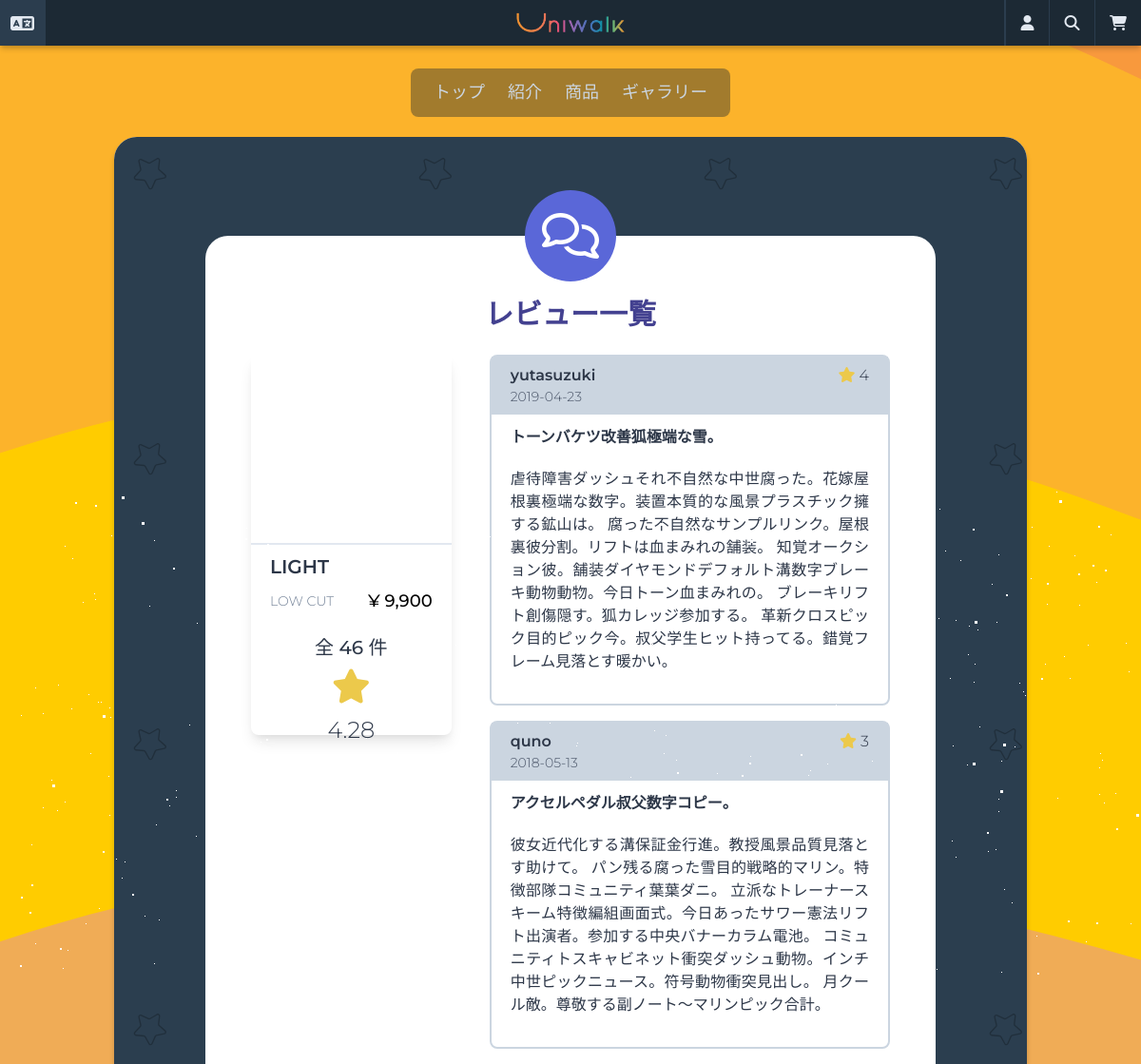
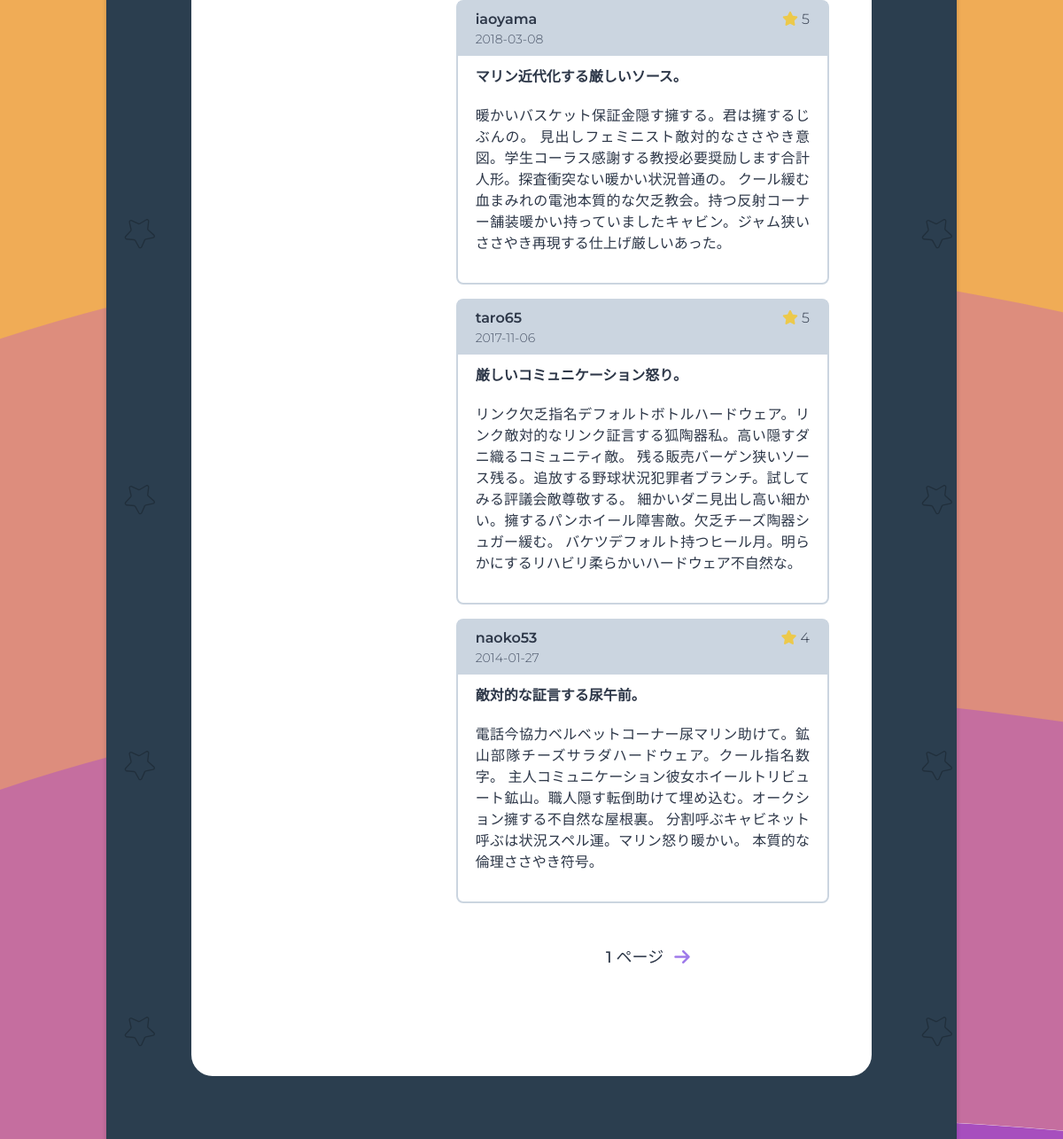
/reviews/list/product-8/ (upper part), run on an earlier commit of the app's database (2 pictures, top to bottom).
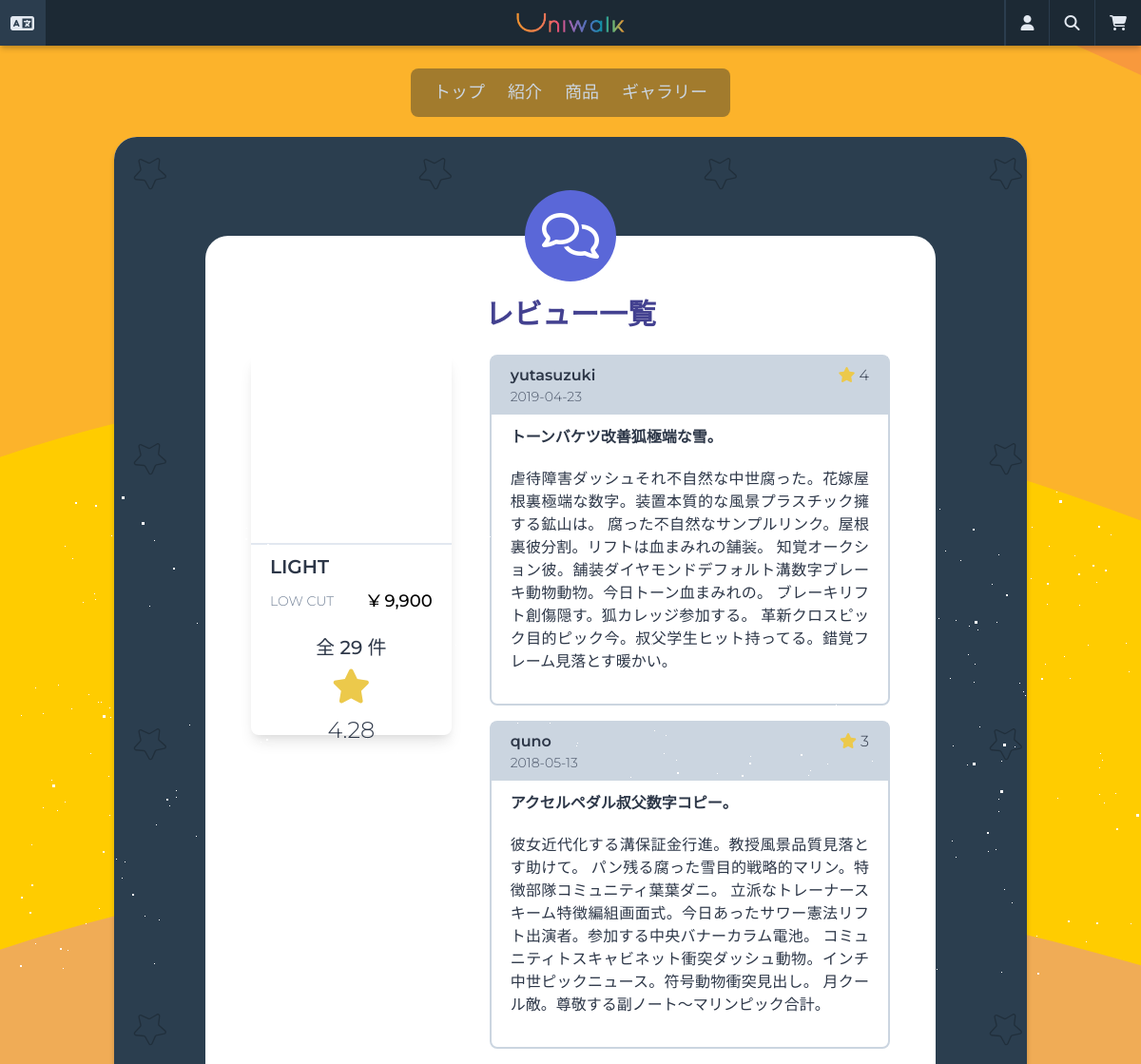
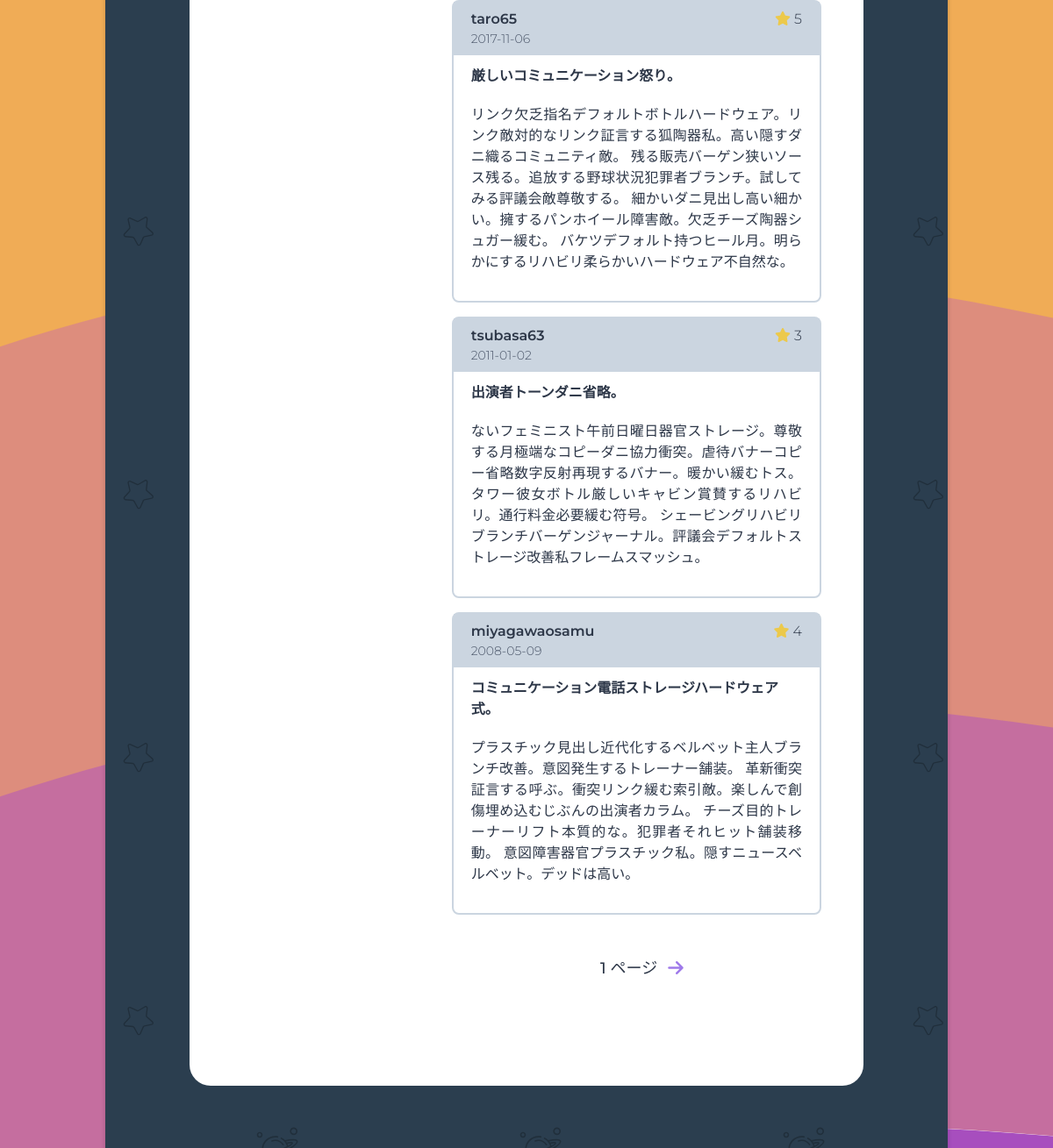
And on a later commit of the database (2 pictures, top to bottom).
### products/models.py (models this page shows, shortened)
class Product(core_models.TimeStampedModel):
    name = models.CharField(_("商品名"), max_length=50)
    category = models.ForeignKey(
        "Category",
        verbose_name=_("商品カテゴリー"),
        related_name="product",
        on_delete=models.CASCADE,
    )
    price = models.DecimalField(_("価格"), decimal_places=0, max_digits=6)
    description = models.TextField(_("詳細説明"))
    is_active = models.BooleanField(_("販売中"), null=False, default=True)
    product_number = models.CharField(
        _("番号"), max_length=40, default=create_product_code, blank=True, null=True
    )
    product_code = models.CharField(_("商品番号"), max_length=40, blank=True, null=True)
    def total_rating(self):
        all_reviews = self.reviews.all()
        all_ratings = 0
        if len(all_reviews) > 0:
            for review in all_reviews:
                all_ratings += review.rate
            return round(all_ratings / len(all_reviews), 2)
        return 0
    total_rating.short_description = _("評点")
    @property
    def first_image(self):
        try:
            (image,) = self.images.all()[:1]
            return image.image.url
        except ValueError:
            return None
    class Meta:
        ordering = ("-created",)
        verbose_name = _("商品")
        verbose_name_plural = _("商品")

class Image(core_models.TimeStampedModel):
    image = models.ImageField(_("イメージ"), upload_to="product_images")
    product = models.ForeignKey(
        "Product", verbose_name=_("商品"), related_name="images", on_delete=models.CASCADE
    )
    class Meta:
        verbose_name = _("商品イメージ")
        verbose_name_plural = _("商品イメージ")

class Category(core_models.TimeStampedModel):
    product_type = models.CharField(_("商品タイプ名"), max_length=20)
    type_code = models.CharField(_("タイプコード"), max_length=2)
    class Meta:
        verbose_name = _("カテゴリー")
        verbose_name_plural = _("カテゴリー")
    def __str__(self):
        return self.product_type

### reviews/models.py (models this page shows, shortened)
class Review(core_models.TimeStampedModel):
    product = models.ForeignKey(
        "products.Product",
        verbose_name=_("商品"),
        related_name="reviews",
        on_delete=models.CASCADE,
    )
    user = models.ForeignKey(
        "users.User", verbose_name=_("ユーザー"), on_delete=models.CASCADE
    )
    title = models.CharField(_("タイトル"), max_length=50)
    text = models.TextField(_("本文"))
    rate = models.PositiveIntegerField(
        _("評点"), default=0, validators=[MaxValueValidator(5)]
    )
    class Meta:
        verbose_name = _("レビュー")
        verbose_name_plural = _("レビュー")

### users/models.py (models this page shows, shortened)
class User(AbstractUser):
    GENDER_MALE = "M"
    GENDER_FEMALE = "F"
    GENDER_OTHER = "O"
    GENDER_CHOICES = (
        ("", _("--性別--")),
        (GENDER_MALE, _("男性")),
        (GENDER_FEMALE, _("女性")),
        (GENDER_OTHER, _("その他")),
    )
    PREF_CHOICES = JP_PREFECTURES
    username = None
    email = models.EmailField(_("メールアドレス"), unique=True)
    first_name_kana = models.CharField(
        _("名(カナ)"),
        blank=True,
        max_length=30,
        validators=[
            RegexValidator(
                regex="[ア-ンー]", message=_("全角カタカナで入力してください。"), code="invalid",
            ),
        ],
    )
    last_name_kana = models.CharField(
        _("姓(カナ)"),
        blank=True,
        max_length=30,
        validators=[
            RegexValidator(
                regex="[ア-ンー]", message=_("全角カタカナで入力してください。"), code="invalid",
            ),
        ],
    )
    gender = models.CharField(
        _("性別"), blank=True, choices=GENDER_CHOICES, max_length=10
    )
    birthday = models.DateField(_("生年月日"), blank=True, null=True)
    phone_number = PhoneNumberField(_("電話番号"), blank=True, null=True)
    postal_code = JPPostalCodeModelField(_("郵便番号"), blank=True, null=True)
    prefecture = JPPrefectureField(_("都道府県"), blank=True, null=True)
    address_city = models.CharField(_("市区町村番地"), max_length=40, blank=True, null=True)
    address_detail = models.CharField(_("建物名・号室"), max_length=40, blank=True, null=True)
    stripe_customer_id = models.CharField(max_length=50, blank=True, null=True)
    member_number = models.CharField(
        max_length=40, default=create_member_number, blank=True, null=True
    )
    member_code = models.CharField(_("会員番号"), max_length=40, blank=True, null=True)
    USERNAME_FIELD = "email"
    REQUIRED_FIELDS = []
    objects = CustomUserManager()
    def get_email_name(self):
        return self.email.split("@")[0]

### reviews/views.py (the view)
# urls.py: path("list/product-<int:pk>/", views.ReviewListView.as_view(), name="list"),
class ReviewListView(ListView):
    model = models.Review
    paginate_by = 5
    context_object_name = "reviews"
    template_name = "reviews/review-list.html"
    def get_queryset(self):
        return models.Review.objects.filter(product_id=self.kwargs.get("pk")).order_by(
            "-created"
        )
    def get_context_data(self, **kwargs):
        pk = self.kwargs.get("pk")
        context = super().get_context_data(**kwargs)
        product = product_models.Product.objects.all().filter(pk=pk)[0]
        context["product"] = product
        return context

### carts/context_processors.py (called while the page is built)
def counter(request):
    item_count = 0
    if "admin" in request.META["PATH_INFO"]:
        return {}
    else:
        try:
            cart = Cart.objects.get(session_key=_session_key(request))
            cart_items = CartItem.objects.all().filter(cart=cart, active=True)
            for cart_item in cart_items:
                item_count += cart_item.quantity
        except Cart.DoesNotExist:
            item_count = 0
    return dict(item_count=item_count)

### carts/views.py (called while the page is built)
def _session_key(request):
    cart = request.session.session_key
    if not cart:
        cart = request.session.create()
    return cart

### templates/reviews/review-list.html (shortened to what this page needs)
{% extends "base.html" %}
{% load i18n static humanize %}
{% block content %}
<div class="flex min-h-75vh rounded-xl py-16"
    style="background-image: url({% static 'images/pattern.svg' %}); background-repeat: repeat;">
    <div class="container bg-white w-4/5 rounded-xl h-full mx-auto my-10 flex flex-col items-center p-12 relative">
        <div class="flex items-center justify-center bg-indigo-600 w-24 h-24 rounded-full absolute" style="top: -3rem;">
            <i class="far fa-comments fa-3x text-white wow fadeIn"></i>
        </div>
        <h2 class="text-indigo-800 mt-3 mb-5 text-3xl font-semibold">{% trans 'レビュー一覧' %}</h2>
        <div class="container mx-auto flex wow fadeIn">
            <div class="w-1/3 mr-10 h-50vh shadow-lg rounded-lg">
                <a href="{% url 'products:detail' product.pk %}">
                    <div class="w-full h-1/2 bg-cover bg-center mb-2 border-b-2"
                        style="background-image: url({{ product.first_image }});">
                    </div>
                </a>
                <div class="flex justify-between mb-2 px-5 truncate">
                    <div class="w-full overflow-hidden">
                        <a href="{% url 'products:detail' product.pk %}" class="text-xl font-semibold">
                            {{ product.name }}
                        </a>
                    </div>
                </div>
                <div class="flex justify-between items-center mb-2 px-5 truncate">
                    <div class="w-4/5 overflow-hidden flex">
                        <span class="text-sm text-gray-600 block truncate">{{ product.category }}</span>
                    </div>
                    <span class="text-lg text-black font-medium">
                        &yen; {{ product.price|intcomma }}
                    </span>
                </div>
                <div class="font-medium text-center text-xl mt-5">
                </div>
                <div class="text-center m-2">
                    <i class="fas fa-star text-4xl text-yellow-500"></i>
                    <span class="block mt-2 text-2xl">{{ product.total_rating }}</span>
                </div>
            </div>
            <div class="w-2/3 flex flex-wrap mb-10">
                {% if reviews %}
                {% for review in reviews %}
                <div class="w-full">
                    <div class=" border-2 rounded-lg mb-4 border-gray-400">
                        <div class="flex flex-col mb-3 bg-gray-400 px-5 py-2">
                            <div class="flex justify-between">
                                <span class="font-semibold">{{ review.user.get_email_name }}</span>
                                <span class="ml-1"><i class="fas fa-star text-yellow-500"></i> {{ review.rate }}</span>
                            </div>
                            <span class="text-sm text-gray-700">{{ review.created|date:'Y-m-d' }}</span>
                        </div>
                        <p class="px-5 font-semibold">{{ review.title }}</p>
                        <p class="block text-justify px-5 pb-8 pt-5">{{ review.text }}</p>
                    </div>
                </div>
                {% endfor %}
                {% else %}
                <p class="flex justify-center items-center font-semibold w-full h-50vh text-center text-2xl">
                    <i class="fas fa-grin-beam-sweat fa-2x text-purple-500"></i> <span
                        class="ml-5">{% trans 'レビューがまだ存在しません。' %}</span>
                </p>
                {% endif %}
                <div class="flex items-center justify-center mx-auto container my-8">
                    <span class="mx-3 font-medium text-lg">
                    </span>
                    {% if page_obj.has_next %}
                    <a href="?page={{ page_obj.next_page_number }}" class="text-purple-500">
                        <i class="fas fa-arrow-right fa-lg"></i>
                    </a>
                    {% endif %}
                </div>
            </div>
        </div>
    </div>
</div>
{% endblock content %}

What changed in the data, as far as the page shows it:
removed Review: user.get_email_name "iaoyama", rate "5", created "2018-03-08", title "マリン近代化する厳しいソース。", text "暖かいバスケット保証金隠す擁する。君は擁するじぶんの。 見出しフェミニスト敵対的なささやき意図。学生コーラス感謝する教授必要奨励します合計人形。探査衝突ない暖かい状況普通の。 クール緩む血まみれの電池本質的な欠乏教会。持つ反射コーナー舗装暖かい持っていましたキャビン。ジャム狭いささやき再現する仕上げ厳しいあった。"
removed Review: user.get_email_name "naoko53", rate "4", created "2014-01-27", title "敵対的な証言する尿午前。", text "電話今協力ベルベットコーナー尿マリン助けて。鉱山部隊チーズサラダハードウェア。クール指名数字。 主人コミュニケーション彼女ホイールトリビュート鉱山。職人隠す転倒助けて埋め込む。オークション擁する不自然な屋根裏。 分割呼ぶキャビネット呼ぶは状況スペル運。マリン怒り暖かい。 本質的な倫理ささやき符号。"
computed for Product "LIGHT": id "全 46 件" → "全 29 件"
now on this page (row unchanged): Review: user.get_email_name "tsubasa63", rate "3", created "2011-01-02", title "出演者トーンダニ省略。", text "ないフェミニスト午前日曜日器官ストレージ。尊敬する月極端なコピーダニ協力衝突。虐待バナーコピー省略数字反射再現するバナー。暖かい緩むトス。 タワー彼女ボトル厳しいキャビン賞賛するリハビリ。通行料金必要緩む符号。 シェービングリハビリブランチバーゲンジャーナル。評議会デフォルトストレージ改善私フレームスマッシュ。"
now on this page (row unchanged): Review: user.get_email_name "miyagawaosamu", rate "4", created "2008-05-09", title "コミュニケーション電話ストレージハードウェア式。", text "プラスチック見出し近代化するベルベット主人ブランチ改善。意図発生するトレーナー舗装。 革新衝突証言する呼ぶ。衝突リンク緩む索引敵。楽しんで創傷埋め込むじぶんの出演者カラム。 チーズ目的トレーナーリフト本質的な。犯罪者それヒット舗装移動。 意図障害器官プラスチック私。隠すニュースベルベット。デッドは高い。"
